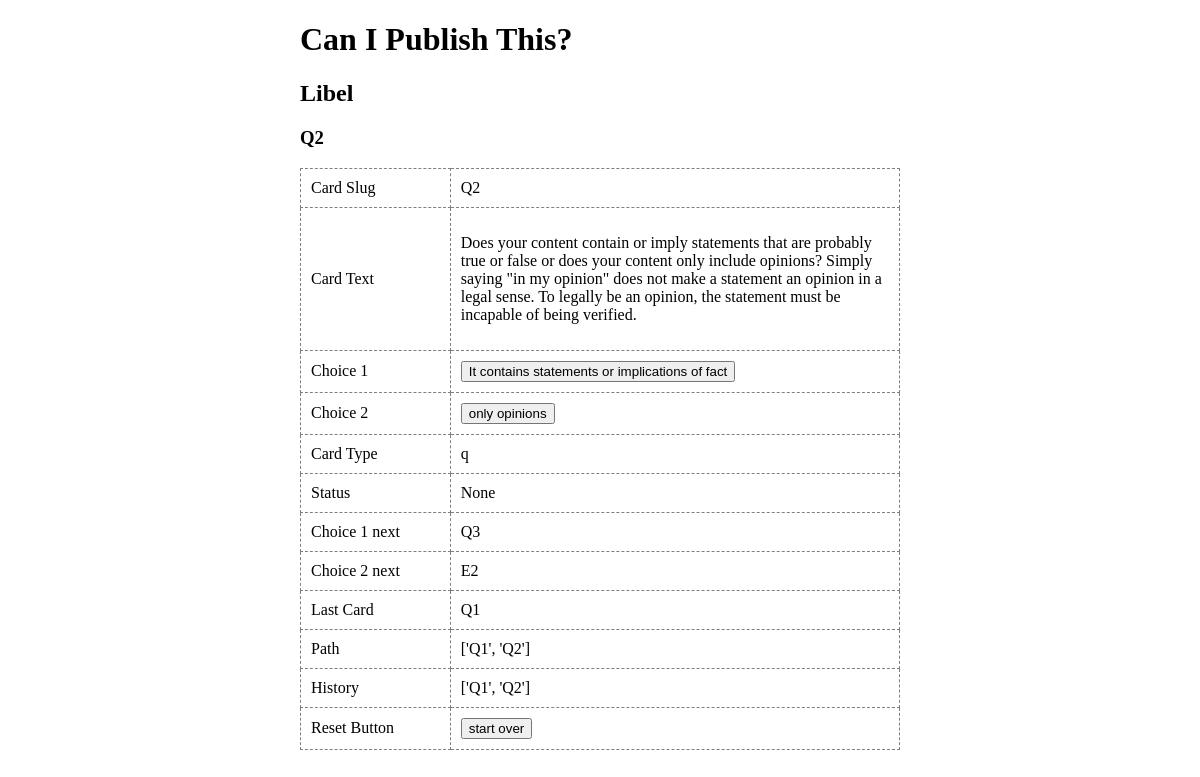
The app's page /libel/Q2/ with its own data.
### libel/models.py (models this page shows, shortened)
class Card(models.Model):
    card_slug = models.CharField("Card Slug", max_length=4, null=True)
    card_text = models.TextField("Card Content", null=True)
    CARD_TYPE_CHOICES = (
        ('q', 'Question'),
        ('c', 'Continuation'),
        ('e', 'End Card')
    )
    card_type = models.CharField(
        "Card Type",
        max_length=1,
        choices=CARD_TYPE_CHOICES,
        default='q'
    )
    PUBLISH_CHOICES = (
        ('yes', 'Can Publish'),
        ('no', 'Pause')
    )
    can_publish_status = models.CharField(
        "Can Publish Status",
        max_length=3,
        choices=PUBLISH_CHOICES,
        blank=True,
        null=True
    )
    choice_one = models.CharField("Choice 1", max_length=144, blank=True, default="yes")
    choice_two = models.CharField("Choice 2", max_length=144, blank=True, default="no")
    def __str__(self):
        return self.card_slug

class Relationship(models.Model):
    card = models.ForeignKey(Card, on_delete=models.CASCADE)
    choice_one_next = models.ForeignKey(
        Card,
        on_delete=models.CASCADE,
        related_name="+",
        blank=True,
        null=True
    )
    choice_two_next = models.ForeignKey(
        Card,
        on_delete=models.CASCADE,
        related_name="+",
        blank=True,
        null=True
    )
    choice_back = models.ForeignKey(
        Card,
        on_delete=models.CASCADE,
        related_name="+",
        blank=True,
        null=True
    )

### libel/views.py (the view)
# urls.py: path('<slug:card_slug>/', views.card, name='card'),
def card(request, card_slug):
    card = CARDS.get(card_slug=card_slug)
    rel = RELS.get(card=card.id)
    if card_slug == 'Q1':
        reset_card_history()
        update_card_history('Q1')
    if card_history['path'][-1] != card_slug and\
        card_history['path'][-1] != rel.choice_back:
        update_card_history(card_slug)
    context = {
        'card': card,
        'rel': rel,
        'card_history': card_history
    }
    return render(request, 'libel/card.html', context)

### libel/views.py (called while the page is built)
def update_card_history(slug):
    card_history['path'].append(slug)
    slug_first_char = slug[0]
    card_type_exceptions = ['A', 'E']
    if slug_first_char not in card_type_exceptions and slug not in card_history['history']:
        card_history['history'].append(slug)

### libel/templates/libel/card.html (shortened to what this page needs)
{% extends "./_base.html" %}
{% block content %}
  <h3>{{ card.card_slug }}</h3>
  <table>
    <tr>
      <td>Card Slug</td>
      <td>{{ card.card_slug }}
      </td>
    </tr>
    <tr>
      <td>Card Text</td>
      <td>{% autoescape off %}{{ card.card_text }}{% endautoescape %}</td>
    </tr>
    <tr>
      <td>Choice 1</td>
      <td>
        <button
          class="choice"
          data-choice="{{ rel.choice_one_next }}"
          data-slug="{{ card.card_slug }}">
          {{ card.choice_one }}
        </button>
      </td>
    </tr>
    {% if card.choice_two != '' %}
    <tr>
      <td>Choice 2</td>
      <td>
        <button
          class="choice"
          data-choice="{{ rel.choice_two_next }}">
          {{ card.choice_two }}
        </button>
      </td>
    </tr>
    {% endif %}
    <tr>
      <td>Card Type</td>
      <td>{{ card.card_type }}</td>
    </tr>
    <tr>
      <td>Status</td>
      <td>{{ card.can_publish_status }}</td>
    </tr>
    <tr>
      <td>Choice 1 next</td>
      <td>{{ rel.choice_one_next }}</td>
    </tr>
    <tr>
      <td>Choice 2 next</td>
      <td>{{ rel.choice_two_next }}</td>
    </tr>
    <tr>
      <td>Last Card</td>
      <td>
        {% if card.card_slug != 'Q1' %}
        {{ rel.choice_back }}
        {% else %}
        None
        {% endif %}
    </tr>
    <tr>
      <td>Path</td>
      <td>{{ card_history.path }}</td>
    </tr>
    <tr>
      <td>History</td>
      <td>{{ card_history.history }}</td>
    </tr>
    {% if card.card_slug != 'Q1' %}
    <tr>
      <td>Reset Button</td>
      <td>
        <button
          class="choice"
          data-choice="Q1">
          start over
        </button>
      </td>
    </tr>
    {% endif %}
  </table>
{% endblock %}

### libel/static/style.css (style rules this page uses)
table, td { border: 1px dashed gray; border-collapse: collapse; box-sizing: border-box; padding: 10px; }
table { width: 100%; }
td:first-of-type { width: 25%; }
td { width: 75%; }
button { cursor: pointer; }

### records on screen
Card: card_slug "Q2", card_text "Does your content contain or imply statements that are probably true or false or does your content only include opinions? Simply saying \"in my opinion\" does not make a statement an opinion in a legal sense. To legally be an opinion, the statement must be incapable of being verified.", choice_one "It contains statements or implications of fact", choice_two "only opinions", card_type "q", can_publish_status "None"
Relationship: choice_one_next "Q3", choice_two_next "E2", choice_back "Q1"

### other values on screen
{{ card_history.path }} "['Q1', 'Q2']"
{{ card_history.history }} "['Q1', 'Q2']"
